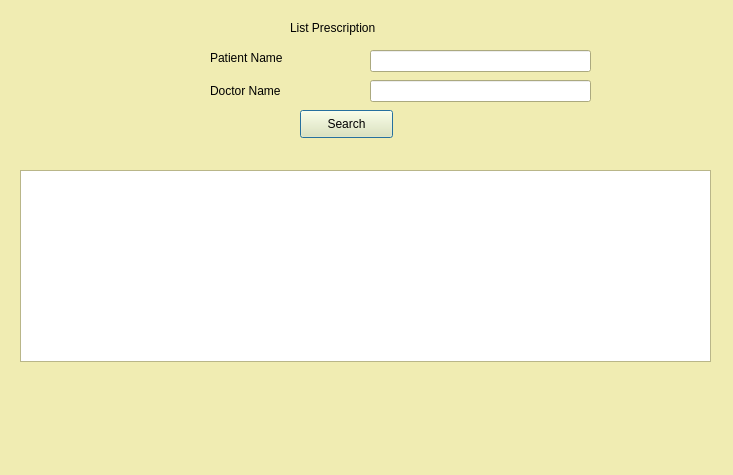
<?xml version="1.0" encoding="UTF-8"?>
<ui version="4.0">
 <class>ListPrescription</class>
 <widget class="QDialog" name="ListPrescription">
  <property name="geometry">
   <rect>
    <x>0</x>
    <y>0</y>
    <width>733</width>
    <height>475</height>
   </rect>
  </property>
  <property name="palette">
   <palette>
    <active>
     <colorrole role="WindowText">
      <brush brushstyle="SolidPattern">
       <color alpha="255">
        <red>0</red>
        <green>0</green>
        <blue>0</blue>
       </color>
      </brush>
     </colorrole>
     <colorrole role="Button">
      <brush brushstyle="SolidPattern">
       <color alpha="255">
        <red>240</red>
        <green>236</green>
        <blue>178</blue>
       </color>
      </brush>
     </colorrole>
     <colorrole role="Light">
      <brush brushstyle="SolidPattern">
       <color alpha="255">
        <red>255</red>
        <green>255</green>
        <blue>255</blue>
       </color>
      </brush>
     </colorrole>
     <colorrole role="Midlight">
      <brush brushstyle="SolidPattern">
       <color alpha="255">
        <red>247</red>
        <green>245</green>
        <blue>216</blue>
       </color>
      </brush>
     </colorrole>
     <colorrole role="Dark">
      <brush brushstyle="SolidPattern">
       <color alpha="255">
        <red>120</red>
        <green>118</green>
        <blue>89</blue>
       </color>
      </brush>
     </colorrole>
     <colorrole role="Mid">
      <brush brushstyle="SolidPattern">
       <color alpha="255">
        <red>160</red>
        <green>157</green>
        <blue>119</blue>
       </color>
      </brush>
     </colorrole>
     <colorrole role="Text">
      <brush brushstyle="SolidPattern">
       <color alpha="255">
        <red>0</red>
        <green>0</green>
        <blue>0</blue>
       </color>
      </brush>
     </colorrole>
     <colorrole role="BrightText">
      <brush brushstyle="SolidPattern">
       <color alpha="255">
        <red>255</red>
        <green>255</green>
        <blue>255</blue>
       </color>
      </brush>
     </colorrole>
     <colorrole role="ButtonText">
      <brush brushstyle="SolidPattern">
       <color alpha="255">
        <red>0</red>
        <green>0</green>
        <blue>0</blue>
       </color>
      </brush>
     </colorrole>
     <colorrole role="Base">
      <brush brushstyle="SolidPattern">
       <color alpha="255">
        <red>255</red>
        <green>255</green>
        <blue>255</blue>
       </color>
      </brush>
     </colorrole>
     <colorrole role="Window">
      <brush brushstyle="SolidPattern">
       <color alpha="255">
        <red>240</red>
        <green>236</green>
        <blue>178</blue>
       </color>
      </brush>
     </colorrole>
     <colorrole role="Shadow">
      <brush brushstyle="SolidPattern">
       <color alpha="255">
        <red>0</red>
        <green>0</green>
        <blue>0</blue>
       </color>
      </brush>
     </colorrole>
     <colorrole role="AlternateBase">
      <brush brushstyle="SolidPattern">
       <color alpha="255">
        <red>247</red>
        <green>245</green>
        <blue>216</blue>
       </color>
      </brush>
     </colorrole>
     <colorrole role="ToolTipBase">
      <brush brushstyle="SolidPattern">
       <color alpha="255">
        <red>255</red>
        <green>255</green>
        <blue>220</blue>
       </color>
      </brush>
     </colorrole>
     <colorrole role="ToolTipText">
      <brush brushstyle="SolidPattern">
       <color alpha="255">
        <red>0</red>
        <green>0</green>
        <blue>0</blue>
       </color>
      </brush>
     </colorrole>
    </active>
    <inactive>
     <colorrole role="WindowText">
      <brush brushstyle="SolidPattern">
       <color alpha="255">
        <red>0</red>
        <green>0</green>
        <blue>0</blue>
       </color>
      </brush>
     </colorrole>
     <colorrole role="Button">
      <brush brushstyle="SolidPattern">
       <color alpha="255">
        <red>240</red>
        <green>236</green>
        <blue>178</blue>
       </color>
      </brush>
     </colorrole>
     <colorrole role="Light">
      <brush brushstyle="SolidPattern">
       <color alpha="255">
        <red>255</red>
        <green>255</green>
        <blue>255</blue>
       </color>
      </brush>
     </colorrole>
     <colorrole role="Midlight">
      <brush brushstyle="SolidPattern">
       <color alpha="255">
        <red>247</red>
        <green>245</green>
        <blue>216</blue>
       </color>
      </brush>
     </colorrole>
     <colorrole role="Dark">
      <brush brushstyle="SolidPattern">
       <color alpha="255">
        <red>120</red>
        <green>118</green>
        <blue>89</blue>
       </color>
      </brush>
     </colorrole>
     <colorrole role="Mid">
      <brush brushstyle="SolidPattern">
       <color alpha="255">
        <red>160</red>
        <green>157</green>
        <blue>119</blue>
       </color>
      </brush>
     </colorrole>
     <colorrole role="Text">
      <brush brushstyle="SolidPattern">
       <color alpha="255">
        <red>0</red>
        <green>0</green>
        <blue>0</blue>
       </color>
      </brush>
     </colorrole>
     <colorrole role="BrightText">
      <brush brushstyle="SolidPattern">
       <color alpha="255">
        <red>255</red>
        <green>255</green>
        <blue>255</blue>
       </color>
      </brush>
     </colorrole>
     <colorrole role="ButtonText">
      <brush brushstyle="SolidPattern">
       <color alpha="255">
        <red>0</red>
        <green>0</green>
        <blue>0</blue>
       </color>
      </brush>
     </colorrole>
     <colorrole role="Base">
      <brush brushstyle="SolidPattern">
       <color alpha="255">
        <red>255</red>
        <green>255</green>
        <blue>255</blue>
       </color>
      </brush>
     </colorrole>
     <colorrole role="Window">
      <brush brushstyle="SolidPattern">
       <color alpha="255">
        <red>240</red>
        <green>236</green>
        <blue>178</blue>
       </color>
      </brush>
     </colorrole>
     <colorrole role="Shadow">
      <brush brushstyle="SolidPattern">
       <color alpha="255">
        <red>0</red>
        <green>0</green>
        <blue>0</blue>
       </color>
      </brush>
     </colorrole>
     <colorrole role="AlternateBase">
      <brush brushstyle="SolidPattern">
       <color alpha="255">
        <red>247</red>
        <green>245</green>
        <blue>216</blue>
       </color>
      </brush>
     </colorrole>
     <colorrole role="ToolTipBase">
      <brush brushstyle="SolidPattern">
       <color alpha="255">
        <red>255</red>
        <green>255</green>
        <blue>220</blue>
       </color>
      </brush>
     </colorrole>
     <colorrole role="ToolTipText">
      <brush brushstyle="SolidPattern">
       <color alpha="255">
        <red>0</red>
        <green>0</green>
        <blue>0</blue>
       </color>
      </brush>
     </colorrole>
    </inactive>
    <disabled>
     <colorrole role="WindowText">
      <brush brushstyle="SolidPattern">
       <color alpha="255">
        <red>120</red>
        <green>118</green>
        <blue>89</blue>
       </color>
      </brush>
     </colorrole>
     <colorrole role="Button">
      <brush brushstyle="SolidPattern">
       <color alpha="255">
        <red>240</red>
        <green>236</green>
        <blue>178</blue>
       </color>
      </brush>
     </colorrole>
     <colorrole role="Light">
      <brush brushstyle="SolidPattern">
       <color alpha="255">
        <red>255</red>
        <green>255</green>
        <blue>255</blue>
       </color>
      </brush>
     </colorrole>
     <colorrole role="Midlight">
      <brush brushstyle="SolidPattern">
       <color alpha="255">
        <red>247</red>
        <green>245</green>
        <blue>216</blue>
       </color>
      </brush>
     </colorrole>
     <colorrole role="Dark">
      <brush brushstyle="SolidPattern">
       <color alpha="255">
        <red>120</red>
        <green>118</green>
        <blue>89</blue>
       </color>
      </brush>
     </colorrole>
     <colorrole role="Mid">
      <brush brushstyle="SolidPattern">
       <color alpha="255">
        <red>160</red>
        <green>157</green>
        <blue>119</blue>
       </color>
      </brush>
     </colorrole>
     <colorrole role="Text">
      <brush brushstyle="SolidPattern">
       <color alpha="255">
        <red>120</red>
        <green>118</green>
        <blue>89</blue>
       </color>
      </brush>
     </colorrole>
     <colorrole role="BrightText">
      <brush brushstyle="SolidPattern">
       <color alpha="255">
        <red>255</red>
        <green>255</green>
        <blue>255</blue>
       </color>
      </brush>
     </colorrole>
     <colorrole role="ButtonText">
      <brush brushstyle="SolidPattern">
       <color alpha="255">
        <red>120</red>
        <green>118</green>
        <blue>89</blue>
       </color>
      </brush>
     </colorrole>
     <colorrole role="Base">
      <brush brushstyle="SolidPattern">
       <color alpha="255">
        <red>240</red>
        <green>236</green>
        <blue>178</blue>
       </color>
      </brush>
     </colorrole>
     <colorrole role="Window">
      <brush brushstyle="SolidPattern">
       <color alpha="255">
        <red>240</red>
        <green>236</green>
        <blue>178</blue>
       </color>
      </brush>
     </colorrole>
     <colorrole role="Shadow">
      <brush brushstyle="SolidPattern">
       <color alpha="255">
        <red>0</red>
        <green>0</green>
        <blue>0</blue>
       </color>
      </brush>
     </colorrole>
     <colorrole role="AlternateBase">
      <brush brushstyle="SolidPattern">
       <color alpha="255">
        <red>240</red>
        <green>236</green>
        <blue>178</blue>
       </color>
      </brush>
     </colorrole>
     <colorrole role="ToolTipBase">
      <brush brushstyle="SolidPattern">
       <color alpha="255">
        <red>255</red>
        <green>255</green>
        <blue>220</blue>
       </color>
      </brush>
     </colorrole>
     <colorrole role="ToolTipText">
      <brush brushstyle="SolidPattern">
       <color alpha="255">
        <red>0</red>
        <green>0</green>
        <blue>0</blue>
       </color>
      </brush>
     </colorrole>
    </disabled>
   </palette>
  </property>
  <property name="windowTitle">
   <string>Dialog</string>
  </property>
  <property name="autoFillBackground">
   <bool>false</bool>
  </property>
  <widget class="QLabel" name="label">
   <property name="geometry">
    <rect>
     <x>290</x>
     <y>20</y>
     <width>241</width>
     <height>16</height>
    </rect>
   </property>
   <property name="text">
    <string>List Prescription</string>
   </property>
  </widget>
  <widget class="QLabel" name="label_2">
   <property name="geometry">
    <rect>
     <x>210</x>
     <y>50</y>
     <width>121</width>
     <height>16</height>
    </rect>
   </property>
   <property name="text">
    <string>Patient Name</string>
   </property>
  </widget>
  <widget class="QLabel" name="label_3">
   <property name="geometry">
    <rect>
     <x>210</x>
     <y>80</y>
     <width>131</width>
     <height>21</height>
    </rect>
   </property>
   <property name="text">
    <string>Doctor Name</string>
   </property>
  </widget>
  <widget class="QLineEdit" name="edtPname">
   <property name="geometry">
    <rect>
     <x>370</x>
     <y>50</y>
     <width>221</width>
     <height>22</height>
    </rect>
   </property>
  </widget>
  <widget class="QLineEdit" name="edtDname">
   <property name="geometry">
    <rect>
     <x>370</x>
     <y>80</y>
     <width>221</width>
     <height>22</height>
    </rect>
   </property>
  </widget>
  <widget class="QPushButton" name="pushButton">
   <property name="geometry">
    <rect>
     <x>300</x>
     <y>110</y>
     <width>93</width>
     <height>28</height>
    </rect>
   </property>
   <property name="text">
    <string>Search</string>
   </property>
  </widget>
  <widget class="QTableView" name="tableView">
   <property name="geometry">
    <rect>
     <x>20</x>
     <y>170</y>
     <width>691</width>
     <height>192</height>
    </rect>
   </property>
  </widget>
 </widget>
 <resources/>
 <connections/>
</ui>
